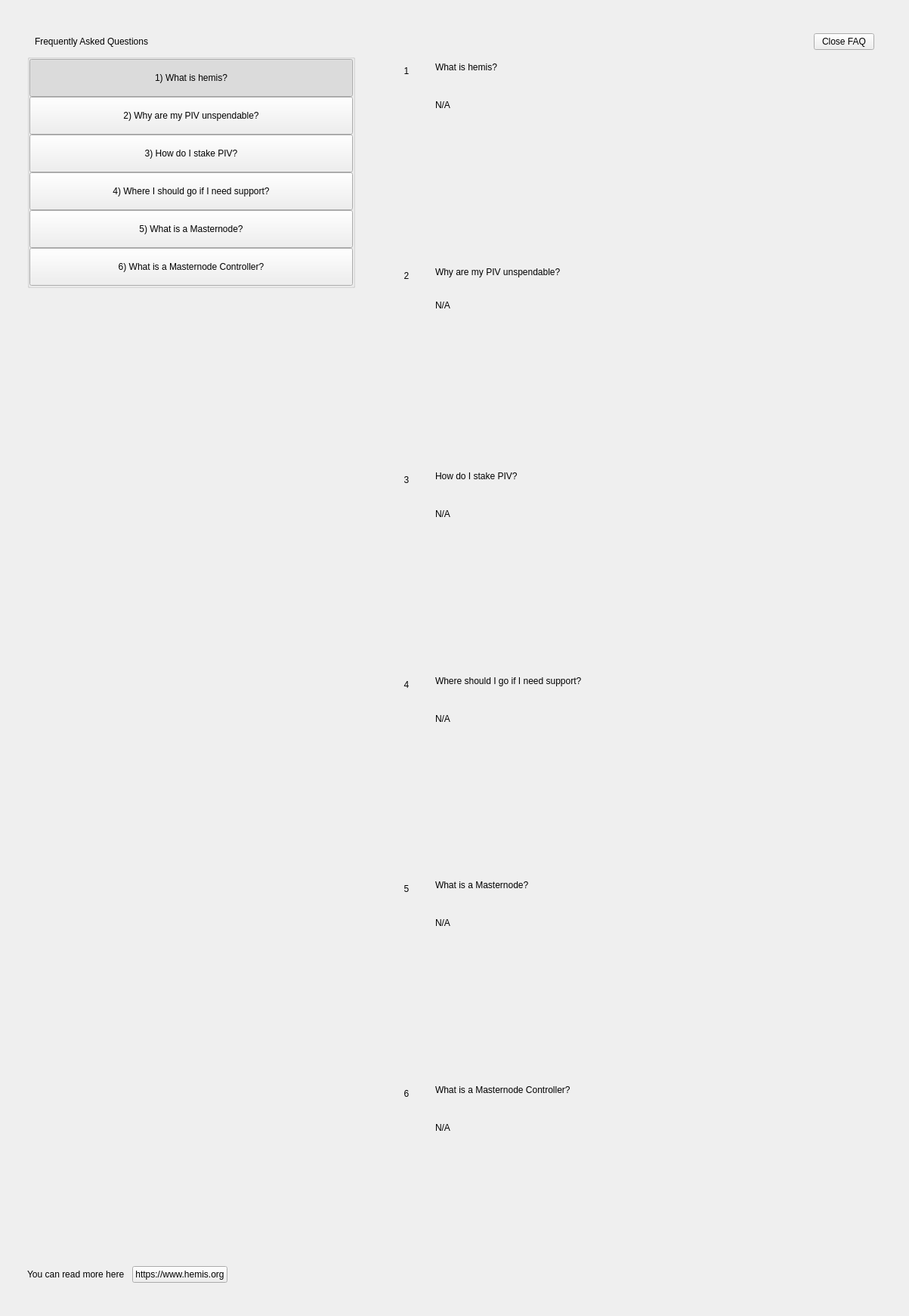
<?xml version="1.0" encoding="UTF-8"?>
<ui version="4.0">
 <class>SettingsFaqWidget</class>
 <widget class="QWidget" name="SettingsFaqWidget">
  <property name="geometry">
   <rect>
    <x>0</x>
    <y>0</y>
    <width>1203</width>
    <height>1741</height>
   </rect>
  </property>
  <property name="windowTitle">
   <string notr="true">N/A</string>
  </property>
  <layout class="QHBoxLayout" name="horizontalLayout" stretch="0">
   <property name="spacing">
    <number>0</number>
   </property>
   <property name="leftMargin">
    <number>0</number>
   </property>
   <property name="topMargin">
    <number>0</number>
   </property>
   <property name="rightMargin">
    <number>0</number>
   </property>
   <property name="bottomMargin">
    <number>0</number>
   </property>
   <item>
    <widget class="PFBorderImage" name="container">
     <layout class="QVBoxLayout" name="verticalLayoutcont">
      <property name="leftMargin">
       <number>36</number>
      </property>
      <property name="topMargin">
       <number>44</number>
      </property>
      <property name="rightMargin">
       <number>36</number>
      </property>
      <property name="bottomMargin">
       <number>44</number>
      </property>
      <item>
       <layout class="QHBoxLayout" name="horizontalLayout_3">
        <property name="spacing">
         <number>0</number>
        </property>
        <property name="leftMargin">
         <number>10</number>
        </property>
        <property name="rightMargin">
         <number>10</number>
        </property>
        <item>
         <widget class="QLabel" name="labelTitle">
          <property name="text">
           <string>Frequently Asked Questions</string>
          </property>
         </widget>
        </item>
        <item>
         <spacer name="horizontalSpacer">
          <property name="orientation">
           <enum>Qt::Horizontal</enum>
          </property>
          <property name="sizeHint" stdset="0">
           <size>
            <width>40</width>
            <height>20</height>
           </size>
          </property>
         </spacer>
        </item>
        <item>
         <widget class="QPushButton" name="pushButtonExit">
          <property name="text">
           <string>Close FAQ</string>
          </property>
         </widget>
        </item>
       </layout>
      </item>
      <item>
       <layout class="QHBoxLayout" name="horizontalLayout_6" stretch="2,0,3">
        <item>
         <widget class="QWidget" name="left" native="true">
          <layout class="QVBoxLayout" name="verticalLayout_3">
           <property name="leftMargin">
            <number>0</number>
           </property>
           <property name="topMargin">
            <number>0</number>
           </property>
           <property name="rightMargin">
            <number>0</number>
           </property>
           <property name="bottomMargin">
            <number>0</number>
           </property>
           <item>
            <layout class="QVBoxLayout" name="verticalLayout_2">
             <property name="spacing">
              <number>0</number>
             </property>
             <item>
              <widget class="QWidget" name="containerButtons" native="true">
               <layout class="QVBoxLayout" name="verticalLayout">
                <property name="spacing">
                 <number>0</number>
                </property>
                <property name="leftMargin">
                 <number>0</number>
                </property>
                <property name="topMargin">
                 <number>0</number>
                </property>
                <property name="rightMargin">
                 <number>0</number>
                </property>
                <property name="bottomMargin">
                 <number>0</number>
                </property>
                <item>
                 <widget class="QGroupBox" name="groupBox">
                  <property name="title">
                   <string/>
                  </property>
                  <layout class="QVBoxLayout" name="verticalLayout_9">
                   <property name="spacing">
                    <number>0</number>
                   </property>
                   <property name="leftMargin">
                    <number>0</number>
                   </property>
                   <property name="topMargin">
                    <number>0</number>
                   </property>
                   <property name="rightMargin">
                    <number>0</number>
                   </property>
                   <property name="bottomMargin">
                    <number>0</number>
                   </property>
                   <item>
                    <widget class="QPushButton" name="pushButton_Intro">
                     <property name="minimumSize">
                      <size>
                       <width>0</width>
                       <height>50</height>
                      </size>
                     </property>
                     <property name="maximumSize">
                      <size>
                       <width>16777215</width>
                       <height>50</height>
                      </size>
                     </property>
                     <property name="focusPolicy">
                      <enum>Qt::NoFocus</enum>
                     </property>
                     <property name="text">
                      <string>1) What is hemis?</string>
                     </property>
                     <property name="checkable">
                      <bool>true</bool>
                     </property>
                     <property name="checked">
                      <bool>true</bool>
                     </property>
                     <property name="autoExclusive">
                      <bool>true</bool>
                     </property>
                    </widget>
                   </item>
                   <item>
                    <widget class="QPushButton" name="pushButton_UnspendablePIV">
                     <property name="minimumSize">
                      <size>
                       <width>0</width>
                       <height>50</height>
                      </size>
                     </property>
                     <property name="maximumSize">
                      <size>
                       <width>16777215</width>
                       <height>50</height>
                      </size>
                     </property>
                     <property name="focusPolicy">
                      <enum>Qt::NoFocus</enum>
                     </property>
                     <property name="text">
                      <string>2) Why are my PIV unspendable?</string>
                     </property>
                     <property name="checkable">
                      <bool>true</bool>
                     </property>
                     <property name="autoExclusive">
                      <bool>true</bool>
                     </property>
                    </widget>
                   </item>
                   <item>
                    <widget class="QPushButton" name="pushButton_Stake">
                     <property name="minimumSize">
                      <size>
                       <width>0</width>
                       <height>50</height>
                      </size>
                     </property>
                     <property name="focusPolicy">
                      <enum>Qt::NoFocus</enum>
                     </property>
                     <property name="text">
                      <string>3) How do I stake PIV?</string>
                     </property>
                     <property name="checkable">
                      <bool>true</bool>
                     </property>
                     <property name="autoExclusive">
                      <bool>true</bool>
                     </property>
                    </widget>
                   </item>
                   <item>
                    <widget class="QPushButton" name="pushButton_Support">
                     <property name="minimumSize">
                      <size>
                       <width>0</width>
                       <height>50</height>
                      </size>
                     </property>
                     <property name="focusPolicy">
                      <enum>Qt::NoFocus</enum>
                     </property>
                     <property name="text">
                      <string>4) Where I should go if I need support?</string>
                     </property>
                     <property name="checkable">
                      <bool>true</bool>
                     </property>
                     <property name="autoExclusive">
                      <bool>true</bool>
                     </property>
                    </widget>
                   </item>
                   <item>
                    <widget class="QPushButton" name="pushButton_Masternode">
                     <property name="minimumSize">
                      <size>
                       <width>0</width>
                       <height>50</height>
                      </size>
                     </property>
                     <property name="focusPolicy">
                      <enum>Qt::NoFocus</enum>
                     </property>
                     <property name="text">
                      <string>5) What is a Masternode?</string>
                     </property>
                     <property name="checkable">
                      <bool>true</bool>
                     </property>
                     <property name="autoExclusive">
                      <bool>true</bool>
                     </property>
                    </widget>
                   </item>
                   <item>
                    <widget class="QPushButton" name="pushButton_MNController">
                     <property name="minimumSize">
                      <size>
                       <width>0</width>
                       <height>50</height>
                      </size>
                     </property>
                     <property name="focusPolicy">
                      <enum>Qt::NoFocus</enum>
                     </property>
                     <property name="text">
                      <string>6) What is a Masternode Controller?</string>
                     </property>
                     <property name="checkable">
                      <bool>true</bool>
                     </property>
                     <property name="autoExclusive">
                      <bool>true</bool>
                     </property>
                    </widget>
                   </item>
                  </layout>
                 </widget>
                </item>
               </layout>
              </widget>
             </item>
             <item>
              <spacer name="verticalSpacer">
               <property name="orientation">
                <enum>Qt::Vertical</enum>
               </property>
               <property name="sizeHint" stdset="0">
                <size>
                 <width>20</width>
                 <height>40</height>
                </size>
               </property>
              </spacer>
             </item>
             <item>
              <layout class="QHBoxLayout" name="horizontalLayout_2">
               <item>
                <widget class="QLabel" name="labelWebLink">
                 <property name="text">
                  <string>You can read more here</string>
                 </property>
                </widget>
               </item>
               <item>
                <spacer name="horizontalSpacer_4">
                 <property name="orientation">
                  <enum>Qt::Horizontal</enum>
                 </property>
                 <property name="sizeType">
                  <enum>QSizePolicy::Minimum</enum>
                 </property>
                 <property name="sizeHint" stdset="0">
                  <size>
                   <width>10</width>
                   <height>20</height>
                  </size>
                 </property>
                </spacer>
               </item>
               <item>
                <widget class="QPushButton" name="pushButtonWebLink">
                 <property name="focusPolicy">
                  <enum>Qt::NoFocus</enum>
                 </property>
                 <property name="text">
                  <string notr="true">https://www.hemis.org</string>
                 </property>
                </widget>
               </item>
               <item>
                <spacer name="horizontalSpacer_2">
                 <property name="orientation">
                  <enum>Qt::Horizontal</enum>
                 </property>
                 <property name="sizeHint" stdset="0">
                  <size>
                   <width>40</width>
                   <height>20</height>
                  </size>
                 </property>
                </spacer>
               </item>
              </layout>
             </item>
            </layout>
           </item>
          </layout>
         </widget>
        </item>
        <item>
         <spacer name="horizontalSpacer_3">
          <property name="orientation">
           <enum>Qt::Horizontal</enum>
          </property>
          <property name="sizeType">
           <enum>QSizePolicy::Minimum</enum>
          </property>
          <property name="sizeHint" stdset="0">
           <size>
            <width>40</width>
            <height>20</height>
           </size>
          </property>
         </spacer>
        </item>
        <item>
         <widget class="QWidget" name="right" native="true">
          <layout class="QVBoxLayout" name="verticalLayout_5">
           <property name="leftMargin">
            <number>0</number>
           </property>
           <property name="topMargin">
            <number>0</number>
           </property>
           <property name="rightMargin">
            <number>0</number>
           </property>
           <property name="bottomMargin">
            <number>0</number>
           </property>
           <item>
            <layout class="QVBoxLayout" name="verticalLayout_6">
             <property name="spacing">
              <number>0</number>
             </property>
             <item>
              <widget class="QScrollArea" name="scrollAreaFaq">
               <property name="styleSheet">
                <string notr="true">#scrollAreaFaq { background:transparent; }</string>
               </property>
               <property name="horizontalScrollBarPolicy">
                <enum>Qt::ScrollBarAlwaysOff</enum>
               </property>
               <property name="sizeAdjustPolicy">
                <enum>QAbstractScrollArea::AdjustIgnored</enum>
               </property>
               <property name="widgetResizable">
                <bool>true</bool>
               </property>
               <property name="alignment">
                <set>Qt::AlignLeading|Qt::AlignLeft|Qt::AlignTop</set>
               </property>
               <widget class="QWidget" name="scrollAreaWidgetContents">
                <property name="geometry">
                 <rect>
                  <x>0</x>
                  <y>0</y>
                  <width>642</width>
                  <height>1614</height>
                 </rect>
                </property>
                <property name="autoFillBackground">
                 <bool>false</bool>
                </property>
                <property name="styleSheet">
                 <string notr="true">#scrollAreaWidgetContents { background:transparent; }</string>
                </property>
                <layout class="QVBoxLayout" name="verticalLayout_7">
                 <property name="spacing">
                  <number>0</number>
                 </property>
                 <property name="sizeConstraint">
                  <enum>QLayout::SetDefaultConstraint</enum>
                 </property>
                 <property name="leftMargin">
                  <number>0</number>
                 </property>
                 <property name="topMargin">
                  <number>0</number>
                 </property>
                 <property name="rightMargin">
                  <number>0</number>
                 </property>
                 <property name="bottomMargin">
                  <number>0</number>
                 </property>
                 <item>
                  <widget class="QWidget" name="widget_Intro" native="true">
                   <property name="minimumSize">
                    <size>
                     <width>300</width>
                     <height>0</height>
                    </size>
                   </property>
                   <layout class="QHBoxLayout" name="horizontalLayout_Intro" stretch="0,1">
                    <item alignment="Qt::AlignTop">
                     <widget class="QLabel" name="labelNumber_Intro">
                      <property name="minimumSize">
                       <size>
                        <width>24</width>
                        <height>24</height>
                       </size>
                      </property>
                      <property name="maximumSize">
                       <size>
                        <width>16777215</width>
                        <height>24</height>
                       </size>
                      </property>
                      <property name="text">
                       <string>1</string>
                      </property>
                      <property name="alignment">
                       <set>Qt::AlignCenter</set>
                      </property>
                     </widget>
                    </item>
                    <item>
                     <layout class="QVBoxLayout" name="verticalLayout_Intro">
                      <property name="leftMargin">
                       <number>20</number>
                      </property>
                      <property name="rightMargin">
                       <number>20</number>
                      </property>
                      <item>
                       <widget class="QLabel" name="labelSubtitle_Intro">
                        <property name="text">
                         <string>What is hemis?</string>
                        </property>
                        <property name="wordWrap">
                         <bool>true</bool>
                        </property>
                       </widget>
                      </item>
                      <item>
                       <spacer name="verticalSpacer1_Intro">
                        <property name="orientation">
                         <enum>Qt::Vertical</enum>
                        </property>
                        <property name="sizeType">
                         <enum>QSizePolicy::Fixed</enum>
                        </property>
                        <property name="sizeHint" stdset="0">
                         <size>
                          <width>20</width>
                          <height>30</height>
                         </size>
                        </property>
                       </spacer>
                      </item>
                      <item>
                       <widget class="QLabel" name="labelContent_Intro">
                        <property name="text">
                         <string notr="true">N/A</string>
                        </property>
                        <property name="alignment">
                         <set>Qt::AlignLeading|Qt::AlignLeft|Qt::AlignTop</set>
                        </property>
                        <property name="wordWrap">
                         <bool>true</bool>
                        </property>
                       </widget>
                      </item>
                      <item>
                       <spacer name="verticalSpacer2_Intro">
                        <property name="orientation">
                         <enum>Qt::Vertical</enum>
                        </property>
                        <property name="sizeHint" stdset="0">
                         <size>
                          <width>20</width>
                          <height>20</height>
                         </size>
                        </property>
                       </spacer>
                      </item>
                     </layout>
                    </item>
                   </layout>
                  </widget>
                 </item>
                 <item>
                  <widget class="QWidget" name="widget_UnspendablePIV" native="true">
                   <layout class="QHBoxLayout" name="horizontalPage_UnspendablePIV" stretch="0,1">
                    <item alignment="Qt::AlignTop">
                     <widget class="QLabel" name="labelNumber_UnspendablePIV">
                      <property name="minimumSize">
                       <size>
                        <width>24</width>
                        <height>24</height>
                       </size>
                      </property>
                      <property name="maximumSize">
                       <size>
                        <width>16777215</width>
                        <height>24</height>
                       </size>
                      </property>
                      <property name="text">
                       <string>2</string>
                      </property>
                      <property name="alignment">
                       <set>Qt::AlignCenter</set>
                      </property>
                     </widget>
                    </item>
                    <item>
                     <layout class="QVBoxLayout" name="verticalLayout_UnspendablePIV">
                      <property name="spacing">
                       <number>0</number>
                      </property>
                      <property name="leftMargin">
                       <number>20</number>
                      </property>
                      <property name="rightMargin">
                       <number>20</number>
                      </property>
                      <item>
                       <widget class="QLabel" name="labelSubtitle_UnspendablePIV">
                        <property name="text">
                         <string>Why are my PIV unspendable?</string>
                        </property>
                        <property name="wordWrap">
                         <bool>true</bool>
                        </property>
                       </widget>
                      </item>
                      <item>
                       <spacer name="verticalSpacer1_UnspendablePIV">
                        <property name="orientation">
                         <enum>Qt::Vertical</enum>
                        </property>
                        <property name="sizeType">
                         <enum>QSizePolicy::Fixed</enum>
                        </property>
                        <property name="sizeHint" stdset="0">
                         <size>
                          <width>20</width>
                          <height>30</height>
                         </size>
                        </property>
                       </spacer>
                      </item>
                      <item>
                       <widget class="QLabel" name="labelContent_UnspendablePIV">
                        <property name="text">
                         <string notr="true">N/A</string>
                        </property>
                        <property name="alignment">
                         <set>Qt::AlignLeading|Qt::AlignLeft|Qt::AlignTop</set>
                        </property>
                        <property name="wordWrap">
                         <bool>true</bool>
                        </property>
                       </widget>
                      </item>
                      <item>
                       <spacer name="verticalSpacer2_UnspendablePIV">
                        <property name="orientation">
                         <enum>Qt::Vertical</enum>
                        </property>
                        <property name="sizeHint" stdset="0">
                         <size>
                          <width>20</width>
                          <height>20</height>
                         </size>
                        </property>
                       </spacer>
                      </item>
                     </layout>
                    </item>
                   </layout>
                  </widget>
                 </item>
                 <item>
                  <widget class="QWidget" name="widget_Stake" native="true">
                   <layout class="QHBoxLayout" name="horizontalpage_Stake" stretch="0,1">
                    <item alignment="Qt::AlignTop">
                     <widget class="QLabel" name="labelNumber_Stake">
                      <property name="minimumSize">
                       <size>
                        <width>24</width>
                        <height>24</height>
                       </size>
                      </property>
                      <property name="maximumSize">
                       <size>
                        <width>16777215</width>
                        <height>24</height>
                       </size>
                      </property>
                      <property name="text">
                       <string>3</string>
                      </property>
                      <property name="alignment">
                       <set>Qt::AlignCenter</set>
                      </property>
                     </widget>
                    </item>
                    <item>
                     <layout class="QVBoxLayout" name="verticalLayoutpage_Stake">
                      <property name="leftMargin">
                       <number>20</number>
                      </property>
                      <property name="rightMargin">
                       <number>20</number>
                      </property>
                      <item>
                       <widget class="QLabel" name="labelSubtitle_Stake">
                        <property name="text">
                         <string>How do I stake PIV?</string>
                        </property>
                        <property name="wordWrap">
                         <bool>true</bool>
                        </property>
                       </widget>
                      </item>
                      <item>
                       <spacer name="verticalSpacer1_Stake">
                        <property name="orientation">
                         <enum>Qt::Vertical</enum>
                        </property>
                        <property name="sizeType">
                         <enum>QSizePolicy::Fixed</enum>
                        </property>
                        <property name="sizeHint" stdset="0">
                         <size>
                          <width>20</width>
                          <height>30</height>
                         </size>
                        </property>
                       </spacer>
                      </item>
                      <item>
                       <widget class="QLabel" name="labelContent_Stake">
                        <property name="text">
                         <string notr="true">N/A</string>
                        </property>
                        <property name="alignment">
                         <set>Qt::AlignLeading|Qt::AlignLeft|Qt::AlignTop</set>
                        </property>
                        <property name="wordWrap">
                         <bool>true</bool>
                        </property>
                       </widget>
                      </item>
                      <item>
                       <spacer name="verticalSpacer2_Stake">
                        <property name="orientation">
                         <enum>Qt::Vertical</enum>
                        </property>
                        <property name="sizeHint" stdset="0">
                         <size>
                          <width>20</width>
                          <height>20</height>
                         </size>
                        </property>
                       </spacer>
                      </item>
                     </layout>
                    </item>
                   </layout>
                  </widget>
                 </item>
                 <item>
                  <widget class="QWidget" name="widget_Support" native="true">
                   <layout class="QHBoxLayout" name="horizontalpage_Support" stretch="0,1">
                    <item alignment="Qt::AlignTop">
                     <widget class="QLabel" name="labelNumber_Support">
                      <property name="minimumSize">
                       <size>
                        <width>24</width>
                        <height>24</height>
                       </size>
                      </property>
                      <property name="maximumSize">
                       <size>
                        <width>16777215</width>
                        <height>24</height>
                       </size>
                      </property>
                      <property name="text">
                       <string>4</string>
                      </property>
                      <property name="alignment">
                       <set>Qt::AlignCenter</set>
                      </property>
                     </widget>
                    </item>
                    <item>
                     <layout class="QVBoxLayout" name="verticalLayoutpage_Support">
                      <property name="leftMargin">
                       <number>20</number>
                      </property>
                      <property name="rightMargin">
                       <number>20</number>
                      </property>
                      <item>
                       <widget class="QLabel" name="labelSubtitle_Support">
                        <property name="text">
                         <string>Where should I go if I need support?</string>
                        </property>
                        <property name="wordWrap">
                         <bool>true</bool>
                        </property>
                       </widget>
                      </item>
                      <item>
                       <spacer name="verticalSpacer1_Support">
                        <property name="orientation">
                         <enum>Qt::Vertical</enum>
                        </property>
                        <property name="sizeType">
                         <enum>QSizePolicy::Fixed</enum>
                        </property>
                        <property name="sizeHint" stdset="0">
                         <size>
                          <width>20</width>
                          <height>30</height>
                         </size>
                        </property>
                       </spacer>
                      </item>
                      <item>
                       <widget class="QLabel" name="labelContent_Support">
                        <property name="text">
                         <string notr="true">N/A</string>
                        </property>
                        <property name="alignment">
                         <set>Qt::AlignLeading|Qt::AlignLeft|Qt::AlignTop</set>
                        </property>
                        <property name="wordWrap">
                         <bool>true</bool>
                        </property>
                       </widget>
                      </item>
                      <item>
                       <spacer name="verticalSpacer2_Support">
                        <property name="orientation">
                         <enum>Qt::Vertical</enum>
                        </property>
                        <property name="sizeHint" stdset="0">
                         <size>
                          <width>20</width>
                          <height>20</height>
                         </size>
                        </property>
                       </spacer>
                      </item>
                     </layout>
                    </item>
                   </layout>
                  </widget>
                 </item>
                 <item>
                  <widget class="QWidget" name="widget_Masternode" native="true">
                   <layout class="QHBoxLayout" name="horizontalpage_Masternode" stretch="0,1">
                    <item alignment="Qt::AlignTop">
                     <widget class="QLabel" name="labelNumber_Masternode">
                      <property name="minimumSize">
                       <size>
                        <width>24</width>
                        <height>24</height>
                       </size>
                      </property>
                      <property name="maximumSize">
                       <size>
                        <width>16777215</width>
                        <height>24</height>
                       </size>
                      </property>
                      <property name="text">
                       <string>5</string>
                      </property>
                      <property name="alignment">
                       <set>Qt::AlignCenter</set>
                      </property>
                     </widget>
                    </item>
                    <item>
                     <layout class="QVBoxLayout" name="verticalLayoutpage_Masternode">
                      <property name="leftMargin">
                       <number>20</number>
                      </property>
                      <property name="rightMargin">
                       <number>20</number>
                      </property>
                      <item>
                       <widget class="QLabel" name="labelSubtitle_Masternode">
                        <property name="text">
                         <string>What is a Masternode?</string>
                        </property>
                        <property name="wordWrap">
                         <bool>true</bool>
                        </property>
                       </widget>
                      </item>
                      <item>
                       <spacer name="verticalSpacer1_Masternode">
                        <property name="orientation">
                         <enum>Qt::Vertical</enum>
                        </property>
                        <property name="sizeType">
                         <enum>QSizePolicy::Fixed</enum>
                        </property>
                        <property name="sizeHint" stdset="0">
                         <size>
                          <width>20</width>
                          <height>30</height>
                         </size>
                        </property>
                       </spacer>
                      </item>
                      <item>
                       <widget class="QLabel" name="labelContent_Masternode">
                        <property name="text">
                         <string notr="true">N/A</string>
                        </property>
                        <property name="alignment">
                         <set>Qt::AlignLeading|Qt::AlignLeft|Qt::AlignTop</set>
                        </property>
                        <property name="wordWrap">
                         <bool>true</bool>
                        </property>
                       </widget>
                      </item>
                      <item>
                       <spacer name="verticalSpacer2_Masternode">
                        <property name="orientation">
                         <enum>Qt::Vertical</enum>
                        </property>
                        <property name="sizeHint" stdset="0">
                         <size>
                          <width>20</width>
                          <height>20</height>
                         </size>
                        </property>
                       </spacer>
                      </item>
                     </layout>
                    </item>
                   </layout>
                  </widget>
                 </item>
                 <item>
                  <widget class="QWidget" name="widget_MNController" native="true">
                   <layout class="QHBoxLayout" name="horizontalpage_MNController" stretch="0,1">
                    <item alignment="Qt::AlignTop">
                     <widget class="QLabel" name="labelNumber_MNController">
                      <property name="minimumSize">
                       <size>
                        <width>24</width>
                        <height>24</height>
                       </size>
                      </property>
                      <property name="maximumSize">
                       <size>
                        <width>16777215</width>
                        <height>24</height>
                       </size>
                      </property>
                      <property name="text">
                       <string>6</string>
                      </property>
                      <property name="alignment">
                       <set>Qt::AlignCenter</set>
                      </property>
                     </widget>
                    </item>
                    <item>
                     <layout class="QVBoxLayout" name="verticalLayoutpage_MNController">
                      <property name="leftMargin">
                       <number>20</number>
                      </property>
                      <property name="rightMargin">
                       <number>20</number>
                      </property>
                      <item>
                       <widget class="QLabel" name="labelSubtitle_MNController">
                        <property name="text">
                         <string>What is a Masternode Controller?</string>
                        </property>
                        <property name="wordWrap">
                         <bool>true</bool>
                        </property>
                       </widget>
                      </item>
                      <item>
                       <spacer name="verticalSpacer1_MNController">
                        <property name="orientation">
                         <enum>Qt::Vertical</enum>
                        </property>
                        <property name="sizeType">
                         <enum>QSizePolicy::Fixed</enum>
                        </property>
                        <property name="sizeHint" stdset="0">
                         <size>
                          <width>20</width>
                          <height>30</height>
                         </size>
                        </property>
                       </spacer>
                      </item>
                      <item>
                       <widget class="QLabel" name="labelContent_MNController">
                        <property name="text">
                         <string notr="true">N/A</string>
                        </property>
                        <property name="alignment">
                         <set>Qt::AlignLeading|Qt::AlignLeft|Qt::AlignTop</set>
                        </property>
                        <property name="wordWrap">
                         <bool>true</bool>
                        </property>
                       </widget>
                      </item>
                      <item>
                       <spacer name="verticalSpacer2_MNController">
                        <property name="orientation">
                         <enum>Qt::Vertical</enum>
                        </property>
                        <property name="sizeHint" stdset="0">
                         <size>
                          <width>20</width>
                          <height>20</height>
                         </size>
                        </property>
                       </spacer>
                      </item>
                     </layout>
                    </item>
                   </layout>
                  </widget>
                 </item>
                </layout>
               </widget>
              </widget>
             </item>
            </layout>
           </item>
          </layout>
         </widget>
        </item>
       </layout>
      </item>
     </layout>
    </widget>
   </item>
  </layout>
 </widget>
 <customwidgets>
  <customwidget>
   <class>PFBorderImage</class>
   <extends>QFrame</extends>
   <header>qt/pivx/pfborderimage.h</header>
   <container>1</container>
  </customwidget>
 </customwidgets>
 <resources/>
 <connections/>
</ui>
